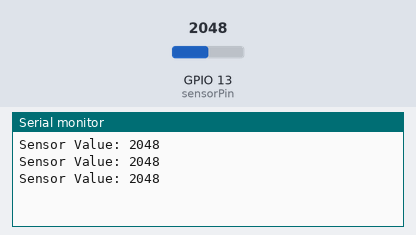
The sketch below on a simulated ESP32. Shown: the last lines printed to the serial monitor. The inputs (shaded band) are chosen by the test bench; at power-on: GPIO 13 (sensorPin) = 2048.

Above: at 1.3 s.
1.4 s: GPIO 13 (sensorPin) set to 2866
At 1.9 s:
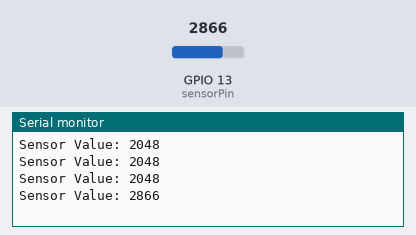
2.9 s: GPIO 13 (sensorPin) set to 3603
At 3.4 s:
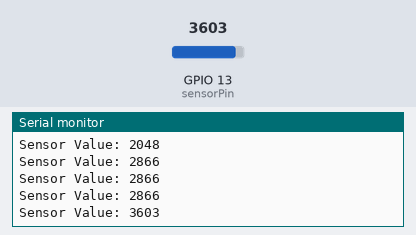
Timing chart, 0 to 5.9 s (numbered marks = the images above; inputs shaded):
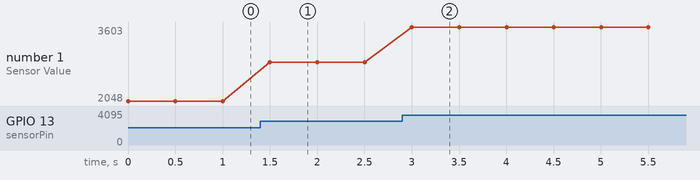

The sketch:

test_hall_effect_sensor_analog_read.ino
```cpp
// Hall Effect Magnetic Sensor Testing

#include <Arduino.h>

// Define the pin connected to the Hall Effect sensor
const int sensorPin = 13; // Connect the sensor to pin D13 on the ESP32

void setup() {
  pinMode(sensorPin, INPUT);
  Serial.begin(9600);
}

void loop() {
  int sensorValue = analogRead(sensorPin);

  Serial.print("Sensor Value: ");
  Serial.println(sensorValue);

  delay(500); // Adjust delay as needed
}
```

Measured:
- after the input at 1.4 s, the serial monitor: prints a new line after 0.10 s (image 1)
- after the input at 2.9 s, the serial monitor: prints a new line after 0.10 s (image 2)
- plotted number 1: 2048 → 2866 after the input at 1.4 s, 2866 → 3603 after the input at 2.9 s
